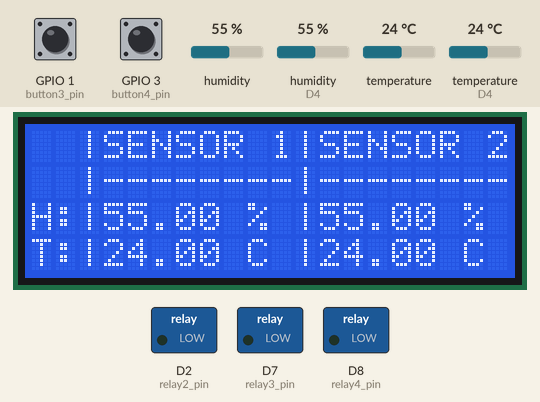
The sketch below on a simulated ESP8266 (NodeMCU). Parts: 20×4 character LCD, switched loads named in the sketch (green lamp = pin HIGH). Dashed ring = blinking. The inputs (shaded band) are chosen by the test bench; at power-on: GPIO 1 (button3_pin) HIGH, GPIO 3 (button4_pin) HIGH, humidity 55 %, humidity (sensor on D4) 55 %, temperature 24 °C, temperature (sensor on D4) 24 °C. WiFi joins after 1.5 s; servers stay silent unless stated; what the sketch prints to the serial monitor is not drawn.

Above: at 4.0 s.
4.1 s: GPIO 1 (button3_pin) pulled LOW for 1 s
At 5.03 s:
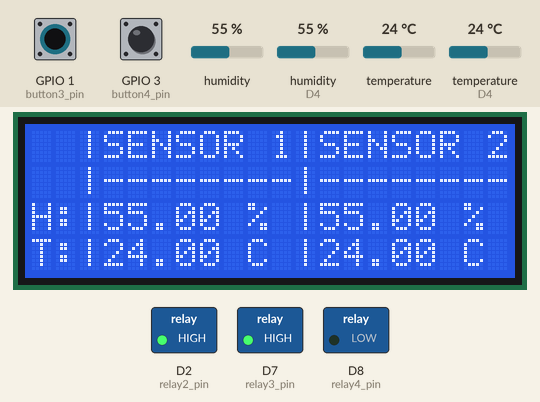
6.6 s: GPIO 3 (button4_pin) pulled LOW for 3.2 s
At 7.53 s:
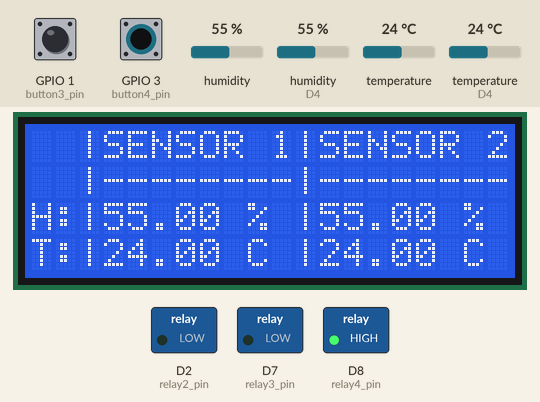
11.3 s: humidity (sensor 0) set to 22 %
At 13.6 s:
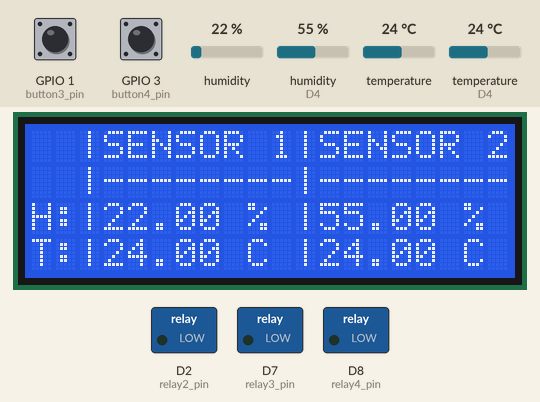
13.9 s: humidity (sensor on D4) set to 22 %
At 15.7 s:
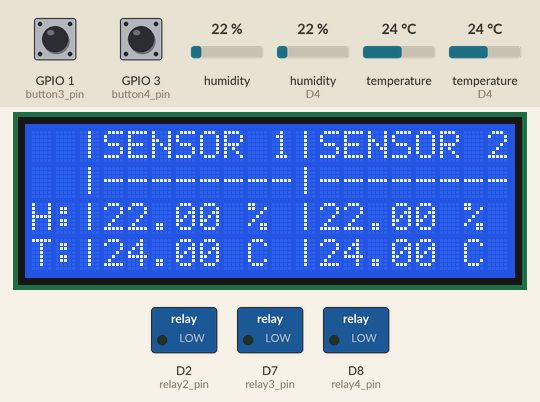
16.4 s: temperature (sensor 0) set to 12 °C
At 18.6 s:
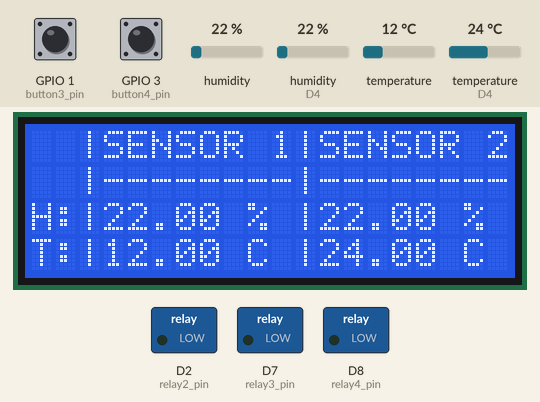
18.9 s: temperature (sensor on D4) set to 12 °C
At 20.7 s:
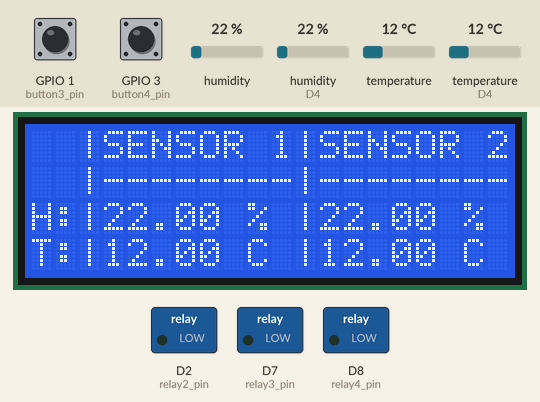
Timing chart, 0 to 22.2 s (numbered marks = the images above; inputs shaded):
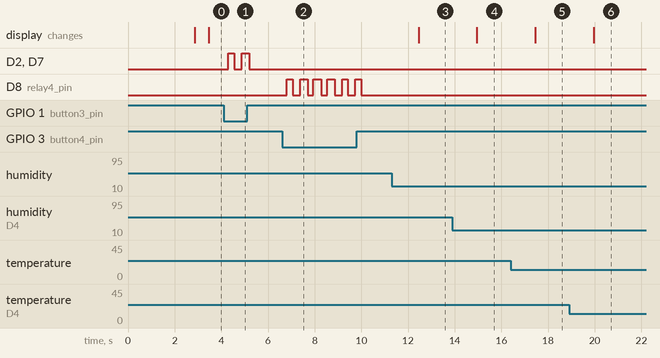

The sketch:

NodeMCU_blynk.ino
```cpp
#define BLYNK_TEMPLATE_ID "TMPL6-vQLGQzC"
#define BLYNK_TEMPLATE_NAME "Hydroshroom"
#define BLYNK_AUTH_TOKEN "WNjE_zeGVgWk1BM7gwDE0q-XF4C-AGbI"

// ================= CONNECT TO WIFI ================
char ssid[] = "Kuprit";
char pass[] = "Johaneko1";

bool fetch_blynk_state = true;  //true or false

#define BLYNK_PRINT Serial
#include <Wire.h>
#include <LiquidCrystal_I2C.h>
#include <DHT.h>
#include <SoftwareSerial.h>
#include <BlynkSimpleEsp8266.h>
#include <ESP8266WiFi.h>

LiquidCrystal_I2C lcd(0x27, 20, 4);
DHT dht1(D3, DHT22); //(sensor pin,sensor type)
DHT dht2(D4, DHT22); //(sensor pin,sensor type)

// define the GPIO connected with Relays and switches
#define relay2_pin 4 //D2
#define relay3_pin 13 //D7
#define relay4_pin 15 //D8

#define button3_pin 1 //TX
#define button4_pin 3 //RX

#define wifiLed   16   //D0

//Change the virtual pins according the rooms
#define button3_vpin    V2
#define button4_vpin    V3

int relay2_state = 0;
int relay3_state = 0;
int relay4_state = 0;

int wifiFlag = 0;

char auth[] = "WNjE_zeGVgWk1BM7gwDE0q-XF4C-AGbI";

BlynkTimer timer;

//------------------------------------------------------------------------------
// This function is called every time the device is connected to the Blynk.Cloud
// Request the latest state from the server
BLYNK_CONNECTED() {
  Blynk.syncVirtual(button3_vpin);
  Blynk.syncVirtual(button4_vpin);
}

//--------------------------------------------------------------------------
// This function is called every time the Virtual Pin state change
//i.e when web push switch from Blynk App or Web Dashboard
BLYNK_WRITE(button3_vpin) {
  relay3_state = param.asInt();
  digitalWrite(relay2_pin, !relay3_state);
  digitalWrite(relay3_pin, !relay3_state);

}

//--------------------------------------------------------------------------
BLYNK_WRITE(button4_vpin) {
  relay4_state = param.asInt();
  digitalWrite(relay4_pin, !relay4_state);
}
//--------------------------------------------------------------------------

void checkBlynkStatus() { // called every 3 seconds by SimpleTimer

  bool isconnected = Blynk.connected();
  if (isconnected == false) {
    wifiFlag = 1;
    Serial.println("Blynk Not Connected");
    digitalWrite(wifiLed, HIGH);
  }
  if (isconnected == true) {
    wifiFlag = 0;
    if (!fetch_blynk_state){
    Blynk.virtualWrite(button3_vpin, relay3_state);
    Blynk.virtualWrite(button4_vpin, relay4_state);
    }
    digitalWrite(wifiLed, LOW);
    Serial.println("Blynk Connected");
  }
}

void sendSensor() {
  float h1 = dht1.readHumidity();
  float t1 = dht1.readTemperature();

  float h2 = dht2.readHumidity();
  float t2 = dht2.readTemperature();


   if (isnan(h1) || isnan(t1) || isnan(h2) || isnan(t2)) {
    Serial.println("Failed to read from DHT sensor!");
    return;
  }

  lcd.setCursor(2, 0);
  lcd.print("|SENSOR 1|SENSOR 2");
  lcd.setCursor(2, 1);
  lcd.print("|--------|--------");
  lcd.setCursor(0, 2);
  lcd.print("H:|");
  lcd.print(h1);
  lcd.print(" % ");
  lcd.print("|");
  lcd.print(h2);
  lcd.print(" %");
  lcd.setCursor(0, 3);
  lcd.print("T:|");
  lcd.print(t1);
  lcd.print(" C ");
  lcd.print("|");
  lcd.print(t2);
  lcd.print(" C");

  Blynk.virtualWrite(V0, h1);
  Blynk.virtualWrite(V1, t1);
  Blynk.virtualWrite(V4, h2);
  Blynk.virtualWrite(V5, t2);
}

void setup() {

  Serial.begin(115200);

  //--------------------------------------------------------------------
  pinMode(button3_pin, INPUT_PULLUP);
  pinMode(button4_pin, INPUT_PULLUP);
  //--------------------------------------------------------------------
  pinMode(relay2_pin, OUTPUT);
  pinMode(relay3_pin, OUTPUT);
  pinMode(relay4_pin, OUTPUT);
  //--------------------------------------------------------------------
  //During Starting all Relays should TURN OFF
  digitalWrite(relay2_pin, LOW);
  digitalWrite(relay3_pin, LOW);
  digitalWrite(relay4_pin, LOW);
  //--------------------------------------------------------------------

  Blynk.begin(auth, ssid, pass);
   //Blynk.begin(auth, ssid, pass);
  WiFi.begin(ssid, pass);
  timer.setInterval(2000L, checkBlynkStatus); // check if Blynk server is connected every 2 seconds
  Blynk.config(auth);
  delay(1000);

  if (!fetch_blynk_state){
    Blynk.virtualWrite(button3_vpin, relay3_state);
    Blynk.virtualWrite(button4_vpin, relay4_state);
  }

  Wire.begin(D2, D1);
  lcd.init();
  lcd.backlight();
  dht1.begin();
  dht2.begin();
  timer.setInterval(500L, sendSensor);
}

void loop() {
  Blynk.run();
  timer.run();
  // You can inject your own code or combine it with other sketches.
  // Check other examples on how to communicate with Blynk. Remember
  // to avoid delay() function!

  listen_push_buttons();
}

void listen_push_buttons(){
    //--------------------------------------------------------------------------
    if (digitalRead(button3_pin) == LOW){
      delay(200);
      control_relay(3);
      Blynk.virtualWrite(button3_vpin, !relay2_state); //update button state
      Blynk.virtualWrite(button3_vpin, !relay3_state); //update button state
    }
    //--------------------------------------------------------------------------
    else if (digitalRead(button4_pin) == LOW){
      delay(200);
      control_relay(4);
      Blynk.virtualWrite(button4_vpin, !relay4_state); //update button state
    }
    //--------------------------------------------------------------------------
}
//MMMMMMMMMMMMMMMMMMMMMMMMMMMMMMMMMMMMMMMMMMMMMMMMMMMMMMMMMMMMMMMMMMMMMMMMMMMMMMMMMMMMMMM


//MMMMMMMMMMMMMMMMMMMMMMMMMMMMMMMMMMMMMMMMMMMMMMMMMMMMMMMMMMMMMMMMMMMMMMMMMMMMMMMMMMMMMMM
void control_relay(int relay){
  //------------------------------------------------
  if(relay == 2 || relay == 3){
    relay2_state = !relay3_state;
    relay3_state = !relay3_state;
    digitalWrite(relay2_pin, relay2_state);
    digitalWrite(relay3_pin, relay3_state);
    delay(50);
  }
  //------------------------------------------------
  else if(relay == 4){
    relay4_state = !relay4_state;
    digitalWrite(relay4_pin, relay4_state);
    delay(50);
  }
  //------------------------------------------------
}
//MMMMMMMMMMMMMMMMMMMMMMMMMMMMMMMMMMMMMMMMMMMMMMMMMMMMMMMMMMMMMMMMMMMMMMMMMMMMMMMMMMMMMMM
```

Measured:
- after the input at 4.1 s, D2 (relay2_pin), D7 (relay3_pin): alternates HIGH for 0.29 s and LOW for 0.32 s, 4 changes in all, then stays LOW, starting after 0.20 s
- after the input at 6.6 s, D8 (relay4_pin): alternates HIGH for 0.29 s and LOW for 0.32 s, 12 changes in all, then stays LOW, starting after 0.20 s
- after the input at 11.3 s, the display: changes after 1.2 s (image 3)
- after the input at 13.9 s, the display: changes after 1.1 s (image 4)
- after the input at 16.4 s, the display: changes after 1.1 s (image 5)
- after the input at 18.9 s, the display: changes after 1.1 s (image 6)
